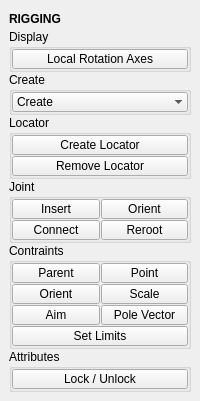
<?xml version="1.0" encoding="UTF-8"?>
<ui version="4.0">
 <class>QtUi</class>
 <widget class="QMainWindow" name="QtUi">
  <property name="enabled">
   <bool>true</bool>
  </property>
  <property name="geometry">
   <rect>
    <x>0</x>
    <y>0</y>
    <width>200</width>
    <height>386</height>
   </rect>
  </property>
  <property name="toolTip">
   <string>Global Display Scale:  Joints</string>
  </property>
  <property name="tabShape">
   <enum>QTabWidget::Triangular</enum>
  </property>
  <property name="dockNestingEnabled">
   <bool>true</bool>
  </property>
  <property name="dockOptions">
   <set>QMainWindow::AllowNestedDocks|QMainWindow::AllowTabbedDocks|QMainWindow::AnimatedDocks|QMainWindow::ForceTabbedDocks</set>
  </property>
  <widget class="QWidget" name="central_widget">
   <property name="minimumSize">
    <size>
     <width>200</width>
     <height>0</height>
    </size>
   </property>
   <layout class="QVBoxLayout" name="verticalLayout_2">
    <item>
     <layout class="QVBoxLayout" name="verticalLayout">
      <property name="spacing">
       <number>0</number>
      </property>
      <item>
       <widget class="Header" name="header">
        <property name="minimumSize">
         <size>
          <width>0</width>
          <height>20</height>
         </size>
        </property>
        <property name="maximumSize">
         <size>
          <width>16777215</width>
          <height>20</height>
         </size>
        </property>
        <property name="font">
         <font>
          <weight>75</weight>
          <bold>true</bold>
         </font>
        </property>
        <property name="text">
         <string>RIGGING</string>
        </property>
       </widget>
      </item>
      <item>
       <widget class="QGroupBox" name="display">
        <property name="title">
         <string>Display</string>
        </property>
        <layout class="QVBoxLayout" name="verticalLayout_4">
         <property name="spacing">
          <number>1</number>
         </property>
         <property name="leftMargin">
          <number>0</number>
         </property>
         <property name="topMargin">
          <number>0</number>
         </property>
         <property name="rightMargin">
          <number>0</number>
         </property>
         <property name="bottomMargin">
          <number>0</number>
         </property>
         <item>
          <widget class="PushButton" name="tb000">
           <property name="minimumSize">
            <size>
             <width>0</width>
             <height>20</height>
            </size>
           </property>
           <property name="maximumSize">
            <size>
             <width>16777215</width>
             <height>20</height>
            </size>
           </property>
           <property name="toolTip">
            <string>Toggle local rotation axis visiblitiy for all joint objects.</string>
           </property>
           <property name="text">
            <string>Local Rotation Axes</string>
           </property>
           <property name="checkable">
            <bool>false</bool>
           </property>
          </widget>
         </item>
        </layout>
       </widget>
      </item>
      <item>
       <widget class="QGroupBox" name="create">
        <property name="title">
         <string>Create</string>
        </property>
        <layout class="QVBoxLayout" name="verticalLayout_3">
         <property name="spacing">
          <number>1</number>
         </property>
         <property name="leftMargin">
          <number>0</number>
         </property>
         <property name="topMargin">
          <number>0</number>
         </property>
         <property name="rightMargin">
          <number>0</number>
         </property>
         <property name="bottomMargin">
          <number>0</number>
         </property>
         <item>
          <widget class="ComboBox" name="cmb001">
           <property name="minimumSize">
            <size>
             <width>0</width>
             <height>20</height>
            </size>
           </property>
           <property name="maximumSize">
            <size>
             <width>16777215</width>
             <height>20</height>
            </size>
           </property>
           <property name="sizeAdjustPolicy">
            <enum>QComboBox::AdjustToContents</enum>
           </property>
           <property name="frame">
            <bool>false</bool>
           </property>
           <item>
            <property name="text">
             <string>Create</string>
            </property>
           </item>
          </widget>
         </item>
        </layout>
       </widget>
      </item>
      <item>
       <widget class="QGroupBox" name="locator">
        <property name="title">
         <string>Locator</string>
        </property>
        <layout class="QVBoxLayout" name="verticalLayout_5">
         <property name="spacing">
          <number>1</number>
         </property>
         <property name="leftMargin">
          <number>0</number>
         </property>
         <property name="topMargin">
          <number>0</number>
         </property>
         <property name="rightMargin">
          <number>0</number>
         </property>
         <property name="bottomMargin">
          <number>0</number>
         </property>
         <item>
          <widget class="PushButton" name="tb003">
           <property name="minimumSize">
            <size>
             <width>0</width>
             <height>20</height>
            </size>
           </property>
           <property name="maximumSize">
            <size>
             <width>16777215</width>
             <height>20</height>
            </size>
           </property>
           <property name="toolTip">
            <string>&lt;html&gt;&lt;head/&gt;&lt;body&gt;&lt;p&gt;Create locators with the same transforms as any selected object(s).&lt;/p&gt;&lt;p&gt;If there are vertices selected it will create a locator at the center of the selected vertices combined bounding box.&lt;/p&gt;&lt;/body&gt;&lt;/html&gt;</string>
           </property>
           <property name="text">
            <string>Create Locator</string>
           </property>
           <property name="checkable">
            <bool>false</bool>
           </property>
          </widget>
         </item>
         <item>
          <widget class="QPushButton" name="b003">
           <property name="minimumSize">
            <size>
             <width>0</width>
             <height>20</height>
            </size>
           </property>
           <property name="maximumSize">
            <size>
             <width>16777215</width>
             <height>20</height>
            </size>
           </property>
           <property name="toolTip">
            <string>Remove locators from the selected object(s).</string>
           </property>
           <property name="text">
            <string>Remove Locator</string>
           </property>
           <property name="checkable">
            <bool>false</bool>
           </property>
          </widget>
         </item>
        </layout>
       </widget>
      </item>
      <item>
       <widget class="QGroupBox" name="joint">
        <property name="title">
         <string>Joint</string>
        </property>
        <layout class="QGridLayout" name="gridLayout_3">
         <property name="leftMargin">
          <number>0</number>
         </property>
         <property name="topMargin">
          <number>0</number>
         </property>
         <property name="rightMargin">
          <number>0</number>
         </property>
         <property name="bottomMargin">
          <number>0</number>
         </property>
         <property name="spacing">
          <number>1</number>
         </property>
         <item row="2" column="1">
          <widget class="QPushButton" name="b004">
           <property name="minimumSize">
            <size>
             <width>0</width>
             <height>20</height>
            </size>
           </property>
           <property name="maximumSize">
            <size>
             <width>16777215</width>
             <height>20</height>
            </size>
           </property>
           <property name="toolTip">
            <string>Reroot Joints</string>
           </property>
           <property name="text">
            <string>Reroot</string>
           </property>
          </widget>
         </item>
         <item row="1" column="0">
          <widget class="QPushButton" name="b002">
           <property name="minimumSize">
            <size>
             <width>88</width>
             <height>20</height>
            </size>
           </property>
           <property name="maximumSize">
            <size>
             <width>16777215</width>
             <height>20</height>
            </size>
           </property>
           <property name="toolTip">
            <string>Insert Joint</string>
           </property>
           <property name="text">
            <string>Insert</string>
           </property>
          </widget>
         </item>
         <item row="2" column="0">
          <widget class="QPushButton" name="b001">
           <property name="minimumSize">
            <size>
             <width>88</width>
             <height>20</height>
            </size>
           </property>
           <property name="maximumSize">
            <size>
             <width>16777215</width>
             <height>20</height>
            </size>
           </property>
           <property name="toolTip">
            <string>Connect Joints</string>
           </property>
           <property name="text">
            <string>Connect</string>
           </property>
          </widget>
         </item>
         <item row="1" column="1">
          <widget class="PushButton" name="tb001">
           <property name="minimumSize">
            <size>
             <width>0</width>
             <height>20</height>
            </size>
           </property>
           <property name="maximumSize">
            <size>
             <width>16777215</width>
             <height>20</height>
            </size>
           </property>
           <property name="toolTip">
            <string>Orient Joint</string>
           </property>
           <property name="text">
            <string>Orient</string>
           </property>
          </widget>
         </item>
        </layout>
       </widget>
      </item>
      <item>
       <widget class="QGroupBox" name="constraints">
        <property name="title">
         <string>Contraints</string>
        </property>
        <layout class="QGridLayout" name="gridLayout">
         <property name="leftMargin">
          <number>0</number>
         </property>
         <property name="topMargin">
          <number>0</number>
         </property>
         <property name="rightMargin">
          <number>0</number>
         </property>
         <property name="bottomMargin">
          <number>0</number>
         </property>
         <property name="spacing">
          <number>1</number>
         </property>
         <item row="3" column="0">
          <widget class="QPushButton" name="b009">
           <property name="minimumSize">
            <size>
             <width>88</width>
             <height>20</height>
            </size>
           </property>
           <property name="maximumSize">
            <size>
             <width>16777215</width>
             <height>20</height>
            </size>
           </property>
           <property name="text">
            <string>Aim</string>
           </property>
          </widget>
         </item>
         <item row="1" column="0">
          <widget class="PushButton" name="tb002">
           <property name="minimumSize">
            <size>
             <width>88</width>
             <height>20</height>
            </size>
           </property>
           <property name="maximumSize">
            <size>
             <width>16777215</width>
             <height>20</height>
            </size>
           </property>
           <property name="text">
            <string>Parent</string>
           </property>
          </widget>
         </item>
         <item row="2" column="0">
          <widget class="QPushButton" name="b008">
           <property name="minimumSize">
            <size>
             <width>88</width>
             <height>20</height>
            </size>
           </property>
           <property name="maximumSize">
            <size>
             <width>16777215</width>
             <height>20</height>
            </size>
           </property>
           <property name="text">
            <string>Orient</string>
           </property>
          </widget>
         </item>
         <item row="4" column="0" colspan="3">
          <widget class="QPushButton" name="b000">
           <property name="minimumSize">
            <size>
             <width>0</width>
             <height>20</height>
            </size>
           </property>
           <property name="maximumSize">
            <size>
             <width>16777215</width>
             <height>20</height>
            </size>
           </property>
           <property name="palette">
            <palette>
             <active>
              <colorrole role="Highlight">
               <brush brushstyle="SolidPattern">
                <color alpha="255">
                 <red>80</red>
                 <green>138</green>
                 <blue>255</blue>
                </color>
               </brush>
              </colorrole>
             </active>
             <inactive>
              <colorrole role="Highlight">
               <brush brushstyle="SolidPattern">
                <color alpha="255">
                 <red>80</red>
                 <green>138</green>
                 <blue>255</blue>
                </color>
               </brush>
              </colorrole>
             </inactive>
             <disabled>
              <colorrole role="Highlight">
               <brush brushstyle="SolidPattern">
                <color alpha="255">
                 <red>51</red>
                 <green>153</green>
                 <blue>255</blue>
                </color>
               </brush>
              </colorrole>
             </disabled>
            </palette>
           </property>
           <property name="toolTip">
            <string>&lt;html&gt;&lt;head/&gt;&lt;body&gt;&lt;p&gt;List transform limit attributes for the currently selected object.&lt;/p&gt;&lt;/body&gt;&lt;/html&gt;</string>
           </property>
           <property name="text">
            <string>Set Limits</string>
           </property>
           <property name="autoDefault">
            <bool>true</bool>
           </property>
           <property name="default">
            <bool>false</bool>
           </property>
           <property name="flat">
            <bool>false</bool>
           </property>
           <property name="bnabled" stdset="0">
            <bool>true</bool>
           </property>
          </widget>
         </item>
         <item row="3" column="1" colspan="2">
          <widget class="QPushButton" name="b010">
           <property name="minimumSize">
            <size>
             <width>0</width>
             <height>20</height>
            </size>
           </property>
           <property name="maximumSize">
            <size>
             <width>16777215</width>
             <height>20</height>
            </size>
           </property>
           <property name="text">
            <string>Pole Vector</string>
           </property>
          </widget>
         </item>
         <item row="2" column="1" colspan="2">
          <widget class="QPushButton" name="b007">
           <property name="minimumSize">
            <size>
             <width>0</width>
             <height>20</height>
            </size>
           </property>
           <property name="maximumSize">
            <size>
             <width>16777215</width>
             <height>20</height>
            </size>
           </property>
           <property name="text">
            <string>Scale</string>
           </property>
          </widget>
         </item>
         <item row="1" column="1" colspan="2">
          <widget class="QPushButton" name="b006">
           <property name="minimumSize">
            <size>
             <width>0</width>
             <height>20</height>
            </size>
           </property>
           <property name="maximumSize">
            <size>
             <width>16777215</width>
             <height>20</height>
            </size>
           </property>
           <property name="text">
            <string>Point</string>
           </property>
          </widget>
         </item>
        </layout>
       </widget>
      </item>
      <item>
       <widget class="QGroupBox" name="attributes">
        <property name="title">
         <string>Attributes</string>
        </property>
        <layout class="QVBoxLayout" name="verticalLayout_7">
         <property name="spacing">
          <number>1</number>
         </property>
         <property name="leftMargin">
          <number>0</number>
         </property>
         <property name="topMargin">
          <number>0</number>
         </property>
         <property name="rightMargin">
          <number>0</number>
         </property>
         <property name="bottomMargin">
          <number>0</number>
         </property>
         <item>
          <widget class="PushButton" name="tb004">
           <property name="minimumSize">
            <size>
             <width>0</width>
             <height>20</height>
            </size>
           </property>
           <property name="maximumSize">
            <size>
             <width>16777215</width>
             <height>20</height>
            </size>
           </property>
           <property name="toolTip">
            <string>&lt;html&gt;&lt;head/&gt;&lt;body&gt;&lt;p&gt;Lock/Unlock object attributes.&lt;/p&gt;&lt;p&gt;Check to lock. &lt;/p&gt;&lt;p&gt;Uncheck to unlock.&lt;/p&gt;&lt;/body&gt;&lt;/html&gt;</string>
           </property>
           <property name="text">
            <string>Lock / Unlock</string>
           </property>
          </widget>
         </item>
        </layout>
       </widget>
      </item>
      <item>
       <spacer name="verticalSpacer">
        <property name="orientation">
         <enum>Qt::Vertical</enum>
        </property>
        <property name="sizeHint" stdset="0">
         <size>
          <width>0</width>
          <height>10</height>
         </size>
        </property>
       </spacer>
      </item>
     </layout>
    </item>
   </layout>
  </widget>
 </widget>
 <customwidgets>
  <customwidget>
   <class>Header</class>
   <extends>QLabel</extends>
   <header>uitk.widgets.header.Header.h</header>
  </customwidget>
  <customwidget>
   <class>PushButton</class>
   <extends>QPushButton</extends>
   <header>widgets.pushbutton.h</header>
  </customwidget>
  <customwidget>
   <class>ComboBox</class>
   <extends>QComboBox</extends>
   <header>uitk.widgets.comboBox.ComboBox.h</header>
  </customwidget>
 </customwidgets>
 <resources/>
 <connections/>
 <designerdata>
  <property name="gridDeltaX">
   <number>5</number>
  </property>
  <property name="gridDeltaY">
   <number>5</number>
  </property>
  <property name="gridSnapX">
   <bool>true</bool>
  </property>
  <property name="gridSnapY">
   <bool>true</bool>
  </property>
  <property name="gridVisible">
   <bool>true</bool>
  </property>
 </designerdata>
</ui>
